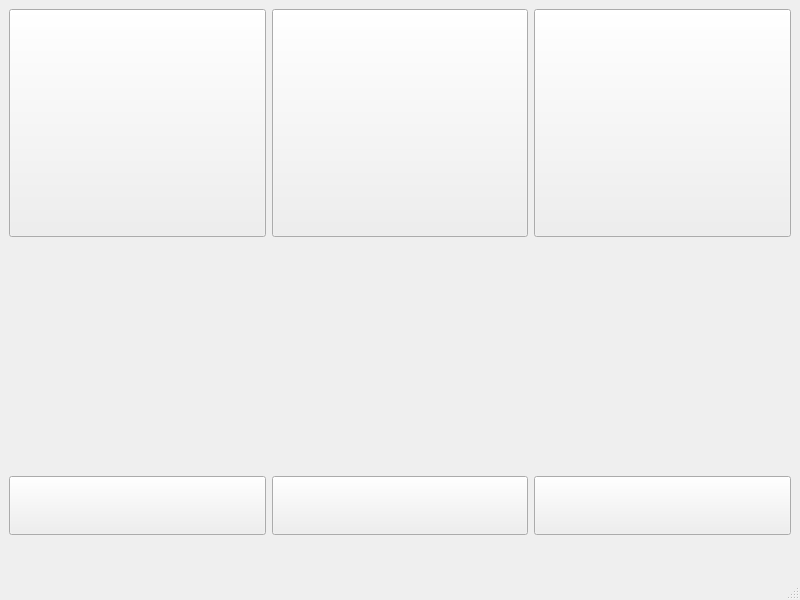
<?xml version="1.0" encoding="UTF-8"?>
<ui version="4.0">
 <class>MainWindow</class>
 <widget class="QMainWindow" name="MainWindow">
  <property name="geometry">
   <rect>
    <x>0</x>
    <y>0</y>
    <width>800</width>
    <height>600</height>
   </rect>
  </property>
  <property name="font">
   <font>
    <pointsize>34</pointsize>
   </font>
  </property>
  <property name="windowTitle">
   <string>MainWindow</string>
  </property>
  <widget class="QWidget" name="centralwidget">
   <layout class="QGridLayout" name="gridLayout">
    <item row="0" column="0">
     <widget class="QPushButton" name="pushButton">
      <property name="sizePolicy">
       <sizepolicy hsizetype="Minimum" vsizetype="Expanding">
        <horstretch>0</horstretch>
        <verstretch>0</verstretch>
       </sizepolicy>
      </property>
      <property name="text">
       <string/>
      </property>
     </widget>
    </item>
    <item row="0" column="1">
     <widget class="QPushButton" name="pushButton_2">
      <property name="sizePolicy">
       <sizepolicy hsizetype="Minimum" vsizetype="Expanding">
        <horstretch>0</horstretch>
        <verstretch>0</verstretch>
       </sizepolicy>
      </property>
      <property name="text">
       <string/>
      </property>
     </widget>
    </item>
    <item row="0" column="2">
     <widget class="QPushButton" name="pushButton_3">
      <property name="sizePolicy">
       <sizepolicy hsizetype="Minimum" vsizetype="Expanding">
        <horstretch>0</horstretch>
        <verstretch>0</verstretch>
       </sizepolicy>
      </property>
      <property name="text">
       <string/>
      </property>
     </widget>
    </item>
    <item row="1" column="1">
     <spacer name="verticalSpacer">
      <property name="orientation">
       <enum>Qt::Vertical</enum>
      </property>
      <property name="sizeHint" stdset="0">
       <size>
        <width>20</width>
        <height>40</height>
       </size>
      </property>
     </spacer>
    </item>
    <item row="2" column="0">
     <widget class="QPushButton" name="pushButton_4">
      <property name="text">
       <string/>
      </property>
     </widget>
    </item>
    <item row="2" column="1">
     <widget class="QPushButton" name="pushButton_5">
      <property name="text">
       <string/>
      </property>
     </widget>
    </item>
    <item row="2" column="2">
     <widget class="QPushButton" name="pushButton_6">
      <property name="text">
       <string/>
      </property>
     </widget>
    </item>
    <item row="1" column="0">
     <widget class="QPushButton" name="pushButton_7">
      <property name="font">
       <font>
        <pointsize>20</pointsize>
        <bold>true</bold>
       </font>
      </property>
      <property name="text">
       <string/>
      </property>
      <property name="flat">
       <bool>true</bool>
      </property>
     </widget>
    </item>
    <item row="1" column="2">
     <widget class="QPushButton" name="score1">
      <property name="font">
       <font>
        <pointsize>20</pointsize>
        <bold>true</bold>
       </font>
      </property>
      <property name="text">
       <string/>
      </property>
      <property name="flat">
       <bool>true</bool>
      </property>
     </widget>
    </item>
   </layout>
  </widget>
  <widget class="QMenuBar" name="menubar">
   <property name="geometry">
    <rect>
     <x>0</x>
     <y>0</y>
     <width>800</width>
     <height>66</height>
    </rect>
   </property>
  </widget>
  <widget class="QStatusBar" name="statusbar"/>
 </widget>
 <resources/>
 <connections/>
</ui>
